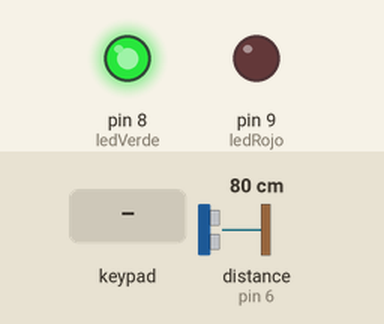
Simulated run of this sketch. Board: Arduino Uno, built with avr-gcc and run on an emulated ATmega328P. Parts: output pins drawn as LEDs (lit = HIGH). Wiring (inferred from the names in the program): ultrasonic range finder: trigger pin 7; echo pin 6. Dashed ring = blinking. Inputs (shaded band) come from the test bench; at power-on: distance to the obstacle (sensor on pin 6) 80 cm. The echo pulse lasts 58.3 µs per cm; pins used as bus, display or sensor lines are not drawn; what the sketch prints to the serial monitor is not drawn.

Above: at 1.2 s.
1.3 s: keypad keys 9 8 7 6 pressed 0.4 s apart
At 3.3 s:
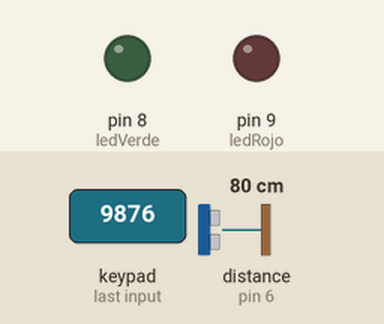
5.9 s: key 'A' pressed
7.4 s: key 'B' pressed
8.9 s: keypad keys 9 8 7 6 # pressed 0.4 s apart
At 10.7 s:
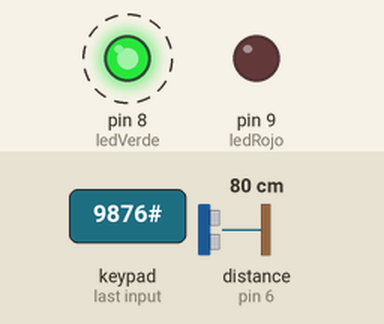
13.9 s: key '1' pressed
At 15.3 s:
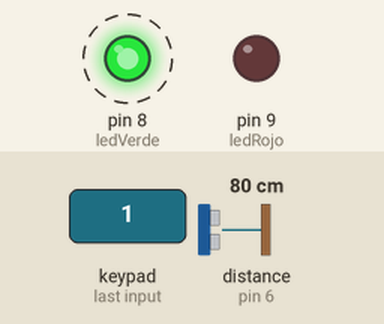
16.9 s: keypad keys 9 8 7 6 * pressed 0.4 s apart
At 19.9 s:
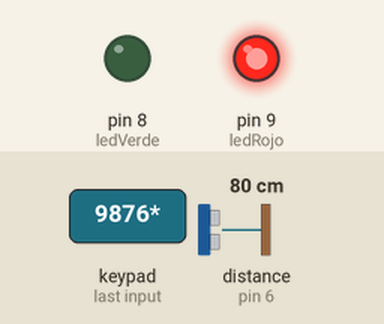
Timing chart, 0 to 21.6 s (numbered marks = the images above; inputs shaded):
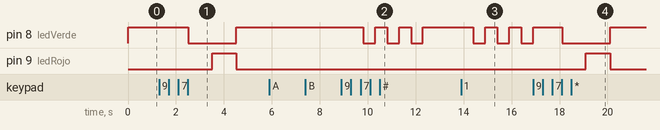

The sketch:

Ejercicio2.4.ino
```cpp
/* Sensores y actuadores - Ejercicio 3
  Ana Escobar Llamazares
  Alberto Freije Carballo
  Luis Carlos Hurlé Fleitas
*/
#include <Keypad.h>

//leds
int ledRojo = 9;
int ledVerde = 8;


//teclado
const byte nfilas = 4;
const byte ncolumnas = 4;

int entradas = 0;
int acertadas = 0;

char contrasena[] = {'9', '8', '7', '6'};
char probarContrasena[4];

// Variables para el sensor de ultrasonidos
const int EchoPin = 6;
const int TriggerPin = 7;
const int distanciaMaxima = 10; // distancia en cm a partir de la cual se considera que hay algo delante de la puerta


char teclas[nfilas][ncolumnas] = {
  {'1','2','3','A'},
  {'4','5','6','B'},
  {'7','8','9','C'},
  {'*','0','#','D'}
};

byte pfilas[nfilas] = {2, 3, 4, 5};// Filas
byte pcolumnas[ncolumnas] = {A0, A1, A2, A3}; //Columnas

Keypad teclado = Keypad(makeKeymap(teclas), pfilas, pcolumnas, nfilas, ncolumnas);

unsigned long tiempoActual = 0;

bool abierto = false;
bool proximo = false;

void setup()
{
  Serial.begin (9600);

  pinMode(ledRojo, OUTPUT);
  pinMode(ledVerde, OUTPUT);
  digitalWrite(ledVerde, HIGH);
  pinMode(TriggerPin, OUTPUT);
  pinMode(EchoPin, INPUT);
}

void loop()
{
   int cm = ping(TriggerPin, EchoPin);
   //Serial.print("Distancia: ");
   //Serial.println(cm);
   pulsaTecla(cm);
}

int ping(int TriggerPin, int EchoPin) {
   long duration, distanceCm;

   digitalWrite(TriggerPin, LOW);  //para generar un pulso limpio ponemos a LOW 4us
   delayMicroseconds(5);
   digitalWrite(TriggerPin, HIGH);  //generamos Trigger (disparo) de 10us
   delayMicroseconds(15);
   digitalWrite(TriggerPin, LOW);

   duration = pulseIn(EchoPin, HIGH);  //medimos el tiempo entre pulsos, en microsegundos

   distanceCm = duration * 10 / 292/ 2;   //convertimos a distancia, en cm
   return distanceCm;
}


  void pulsaTecla(int cm){

    if(cm <= distanciaMaxima){

      //Serial.print(" Puto alejesee -");
      proximo = true;

    }
    else{
      //Serial.print(" Quedese lejooos -");
      proximo = false;
    }

    char tecla = teclado.getKey(); //coges la tecla  pulsada


    if(entradas<4 && tecla != '\0' && tecla != 'C'){  //el valor '\0' es el valor de la tecla inicialmente y siempre entra en el bucle asi que hay que restringirlo
      Serial.print("Entra aqui  ");
      Serial.print(tecla); //imprimo para saber que tecla esta pulsada
      probarContrasena[entradas] = tecla; //añado en el array a comparar la tecla pulsada
      entradas++;
    }

    if(entradas==4){

      for(int i=0; i<4;i++){ //comparo las dos contrasenas

        if(contrasena[i] == probarContrasena[i]){
           acertadas++; //si son iguales acierta
        }

      }

      if(acertadas==4 && abierto == false){ //si hay cuatro iguales y no esta abierta
        digitalWrite(ledVerde, LOW);
        delay(1000);
        digitalWrite(ledRojo, HIGH);
        tiempoActual = millis();
        abierto=true;
        entradas=0;

      }
      else if(acertadas<4){ //si fallaste en la contraseña
        falla();
        entradas=0;
      }

      acertadas=0;

    }


     if(tecla == 'C' && abierto == true && proximo == false){
       digitalWrite(ledRojo, LOW);
       digitalWrite(ledVerde, HIGH);
       abierto=false;

     }

    if(proximo ==true){
      tiempoActual = millis();
    }

    if(proximo == false){
      long tiempoFinPrograma = millis();
      if(tiempoFinPrograma - tiempoActual >= 1000 && abierto){
      digitalWrite(ledRojo, LOW);
      digitalWrite(ledVerde, HIGH);
      abierto=false;
    }
    }

   }


 void falla(){
       digitalWrite(ledVerde, HIGH);
       delay(500);
       digitalWrite(ledVerde, LOW);
       delay(500);
       digitalWrite(ledVerde, HIGH);
       delay(500);
       digitalWrite(ledVerde, LOW);
       delay(500);
       digitalWrite(ledVerde, HIGH);
       delay(500);
       digitalWrite(ledVerde, LOW);
       delay(500);
       digitalWrite(ledVerde, HIGH);
  }
```

Measured:
- after the input at 1.3 s, pin 8 (ledVerde): HIGH → LOW after 1.2 s, → HIGH 2.0 s later; pin 9 (ledRojo): LOW → HIGH after 2.2 s, → LOW 1.0 s later
- after the input at 5.9 s, every drawn part: stays the same
- after the input at 7.4 s, every drawn part: stays the same
- after the input at 8.9 s, pin 8 (ledVerde): alternates HIGH for 0.50 s and LOW for 0.50 s, 6 changes in all, then stays HIGH, starting after 0.91 s
- after the input at 13.9 s, pin 8 (ledVerde): alternates HIGH for 0.50 s and LOW for 0.50 s, starting after 0.51 s
- after the input at 16.9 s, pin 9 (ledRojo): LOW → HIGH after 2.2 s, → LOW 1.0 s later
